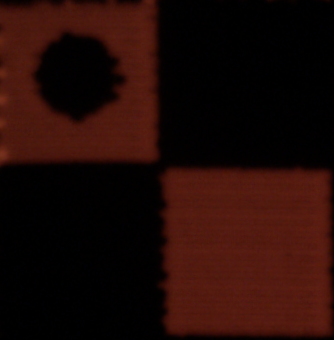
#> input picture alignment_templates/alignment_A.tif, 334 x 340 px, found by its file name
$ python colorimetric_detect_tif.py
#> lines starting #> are read from the running program, lines starting #| are printed output that depends on the picture
### helper_functions.py
import cv2
import numpy as np
import math
import copy


def cropImage(cropMe, y_min, y_max, x_min, x_max):
    '''
    This function simply crops the image that we are working with into the specified
    dimensions that we have hard coded: 2540 x 2400 -> width x height

    cropMe[1200:3600, 560:3100]

    :param cropMe: image to be cropped
    :param y_min: lower y bound (actually the top of the image, because Y axis is reversed)
    :param y_max: upper y bound (actually the bottom of the image, because Y axis is reversed)
    :param x_min: lower x bound
    :param x_max: upper x bound

    :return:
     params of return statement are in [Y, X] cropping ranges
    '''

    return cropMe[y_min:y_max, x_min:x_max]


# [133 lines left out: functions shiftBy, findScaleFactor, rotateAndScale, findAngle, not called in this run]


def alignImage(image, image_name, correct_distance_from_A_to_B, correct_alignmarker_A_coordinates, template_dictionary):
    '''
    This function combines the shiftBy function and the rotateImage function into one.
    Essentially places our image on our predetermined grid. First it rotates the image (using avg angle between A-B & C-D),
    and then it finds the new coordinates for Alignment Marker A. Using these new coordinates,
    it shifts the entire image such that the new Alignment Marker A coordinates are in the spot we want them to be.

    FOR THIS SETUP, WE WANT ALIGNMENT MARKER A TO BE ON correct COORDINATES
    For example, in tiff image version, we want alignment marker A at: -> (591, 528)
    This value is a constant up top named ALIGNMENT_MARKER_A_MAP_LOCATION^

    :param image: image to be aligned

    :param image_name: this is the name of the image, for example: an example image name might be -> myimage.tif
        We use this just to print out which image was bad if a image is rotated more than
        the threshold specified below(typically 45 degrees)

    :param correct_distance_from_A_to_B: This is what the distance SHOULD be between A & B.
        We use this to find the scaling factor in order to improve our accuracy and reliability.

    :param correct_alignmarker_A_coordinates: This is where Alignment marker A SHOULD be.
        We use this in order to know how much to shift the image by
        THis should be in the format of (x, y)

    :param template_dictionary: This is the dictionary that basically translates which alignment marker we are
     trying to match with its file name in our local repository.
     An example template dictionary might be as shown below:

     template_dictionary = {
        'template_A': 'alignment_A.tif',
        'template_B': 'alignment_B.tif',
        'template_C': 'alignment_C.tif',
        'template_D': 'alignment_D.tif'
    }

    :return: shifted and rotated image
    '''


    ############## Preparing to rotate and scale the image
    alignA = matchTemplate(image, template_dictionary, "template_A")
    alignB = matchTemplate(image, template_dictionary, "template_B")
    alignC = matchTemplate(image, template_dictionary, "template_C")
    alignD = matchTemplate(image, template_dictionary, "template_D")

    angle1 = findAngle(alignA, alignB)
    angle2 = findAngle(alignC, alignD)
    avg_angle = (angle1 + angle2)/2

    scaleFactor1 = findScaleFactor(alignA, alignB, correct_distance_from_A_to_B)
    scaleFactor2 = findScaleFactor(alignC, alignD, correct_distance_from_A_to_B)
    avg_scale_factor = (scaleFactor1 + scaleFactor2)/2
    #print(avg_scale_factor)


    ############## Basically used as a threshold, given that the test is inserted correctly,
    # it should never be larger than 45 degrees
    if abs(avg_angle) > 45:
        print(image_name + ' is a bad image, it was rotated ' + str(avg_angle) + ' degrees, unexpected amount')


    ########### Actually rotates image
    rotated_image = rotateAndScale(image, avg_scale_factor, avg_angle)


    ############### Shifts the image
    new_alignA = matchTemplate(rotated_image, template_dictionary, "template_A")
    alignAX = new_alignA[0]
    alignAY = new_alignA[1]
    shiftBy_x = correct_alignmarker_A_coordinates[0] - alignAX
    shiftBy_y = correct_alignmarker_A_coordinates[1] - alignAY

    shifted_and_rotated = shiftBy(shiftBy_x, shiftBy_y, rotated_image)


    return shifted_and_rotated


def matchTemplate(image, template_dictionary, template):
    '''
    This function finds the alignment markers which our program uses to correctly orient the image to our grid
    If we changed our template to another value(added new template, modified old one, etc), we would simply add the
    option to our dictionary and then add the image to our alignment_templates directory.

    This function partitions the image into two sections: the right side and the left side
    This is in order to not confuse the templates (mainly due to the fact that alignment marker B & C are identical)

    :param image: image to match template to
    :param template: input option to determine the template to use
    :return:
    '''


    if template == 'template_A' or template == 'template_C':
        partition = 'A'
    else:
        partition = 'B'


    # Reads the template image from the alignment_templates directory
    template = cv2.imread('alignment_templates/' + template_dictionary[template], cv2.IMREAD_GRAYSCALE)
    gray_image = cv2.cvtColor(image, cv2.COLOR_BGR2GRAY)


    ######### Partitioning of image
    gray_width, gray_height = gray_image.shape[::-1]
    gray_half_width = gray_width//2 #Note the double '/' for making sure our result is an integer

    if partition == 'B':
        # We are going to look at the right partition
        gray_image = gray_image[0:gray_height,gray_half_width:gray_width]
    elif partition == 'A':
        # We are going to look at the left partition
        gray_image = gray_image[0:gray_height, 0:gray_half_width]


    ########## Actually completing template match
    w,h = template.shape[::-1]
    result = cv2.matchTemplate(gray_image, template, cv2.TM_CCOEFF_NORMED)


    ##########This section calculates the midpoint of the square that the template matched to
    min_val, max_val, min_loc, max_loc = cv2.minMaxLoc(result)
    top_left = max_loc
    bottom_right = (top_left[0] + w, top_left[1] + h)
    deltaX = bottom_right[0] - top_left[0]
    deltaY = bottom_right[1] - top_left[1]
    midXPoint = top_left[0] + deltaX//2
    midYPoint = top_left[1] + deltaY//2


    #We run this if we were looking at the right side of the image
    #This is because the midpoint for X would be relative to the cropped image we fed into the template matcher
    # However, we have to add 1225 (or whatever half the width of gray_image is) back to get the
    # x value with respect to the entire image
    if partition == 'B':
        midXPoint = midXPoint + gray_half_width

    return (midXPoint, midYPoint)


# [128 lines left out: functions create_circular_mask, findAverageLightIntensity, drawCirclesAndLabels, makeEven, best_guess_boundaries, not called in this run]

### colorimetric_detect_tif.py
'''
HOW THIS PROGRAM WORKS ON A HIGH LEVEL:
1. First it crops the image to our specified dimensions, to which right now it is set to 2540x2400 -> width x height
2. Then it uses template matching in order to find the top two alignment markers, and using the points
of the alignment markers, it rotates the image and scales the image if found necessary.
3. Then it shifts the image to where the first alignment marker, Alignment Marker A, is at the spot we
need it to be now that the image is upright and oriented correctly. In our case, we want that alignment
marker A to be at the point (591, 528). Once the image is aligned, we then know where the other points are
because of the predefined grid that we made.
4. Once the image is aligned, we make a mask for each individual circle, and multiply (element-wise) it by the original
image to create a new image that outside of the mask, it is completely black (matrix value of 0) We calculate
the average light intensity by taking the sum of the image value (inside the mask, the values will remain
their original values) divided by the sum of the mask
(this is essentially just the area of the circle because inside the mask,
there are only 1's and outside it there are only 0's)
5. We repeat this process for every image in the directory the user specifies, which houses all
 our images that need analysis. As long as our directory specified is inside the datasets directory,
 it will work as expected


 VERY IMPORTANT NOTE: to change the map we have, and make
 the program still work, the only things that should be changed should be one of the following:

    1. pointMap
    2. template_dictionary
    3. MASK_RADIUS
    4. YMIN_BOUND
    5. YMAX_BOUND
    6. XMIN_BOUND
    7. XMAX_BOUND

By changing these values, we should be able to make our code work with any changes that we want to make.
i.e. If you have a new image that you have to change the cropping to (maybe bc image is way larger or smaller)
    or you want to change the map, changing the values described above should be the only changes
    you make in order to make program still work

'''

import cv2
import numpy as np
import csv
from helper_functions import create_circular_mask, \
    findAverageLightIntensity, \
    drawCirclesAndLabels, \
    cropImage,\
    alignImage, \
    best_guess_boundaries

#This is for reading the images that are in the fluorescent/ directory
from os import listdir, mkdir
from os.path import isfile, join, isdir


#### THIS PART IS ESSENTIAL, THIS IS OUR SPOT MAP THAT OUR ENTIRE PROGRAM IS BASED ON
pointMap = {
    'A': (591, 528),
    'B': (1949, 528),
    'C': (591, 1872),
    'D': (1949, 1872),
    '1': (1100, 700),
    '2': (1430, 700),
    '3': (763, 1030),
    '4': (1100, 1025),
    '5': (1430, 1025),
    '6': (1770, 1032),
    '7': (763, 1365),
    '8': (1100, 1360),
    '9': (1430, 1360),
    '10': (1770, 1360),
    '11': (1100, 1695),
    '12': (1430, 1695),
    '13': (1265, 1192)
}


#Note: if you change this, only change the file name of
# the template, dont change the keys of this dictionary
# e.g. Do not change 'template_A'
template_dictionary = {
    'template_A': 'alignment_A_color.tif',
    'template_B': 'alignment_B_color.tif',
    'template_C': 'alignment_C_color.tif',
    'template_D': 'alignment_D_color.tif'
}


# CONSTANTS
MASK_RADIUS = 55
ALIGNMENT_MARKER_A_MAP_LOCATION = pointMap['A']
ALIGNMENT_MARKER_B_MAP_LOCATION = pointMap['B']
DISTANCE_FROM_A_TO_B = ALIGNMENT_MARKER_B_MAP_LOCATION[0] - ALIGNMENT_MARKER_A_MAP_LOCATION[0]
NUMBER_OF_SPOTS = 13

#CROP IMAGE DIMENSIONS CONSTANTS
YMIN_BOUND = 951
YMAX_BOUND = 3796
XMIN_BOUND = 382
XMAX_BOUND = 3212


def findAllCircleAveragesFor(imagePath, image_name, displayCirclesBool):
    '''
    :param imagePath: the image path for the image that we are going to find all the averages for
    :param image_name: This is the name of the image that we are going to find all the averages for
    :param displayCirclesBool: Determines if the images will be displayed on the screen, or saved to a file

        True: The images will be output to the screen

        False: The images will be saved to a directory named "processed" inside
        the directory the user specified at the beginning


    :return:
    '''


    ##### This output array will be returned and will be a row in the csv file
    output = []
    output.append(image_name)


    #### Crops image and aligns it to our grid
    full_image_path = imagePath + image_name
    image = cv2.imread(full_image_path)
    image = cropImage(image, YMIN_BOUND, YMAX_BOUND, XMIN_BOUND, XMAX_BOUND)
    aligned_image = alignImage(image, image_name, DISTANCE_FROM_A_TO_B, ALIGNMENT_MARKER_A_MAP_LOCATION, template_dictionary)

    ##So that we can create a new image name with _processed appended to it
    image_name = image_name.split('.')[0]


    #### Either displays the result images on the screen or saves them to directory inside calling directory
    if displayCirclesBool == True:
        labeled_image = drawCirclesAndLabels(aligned_image, pointMap, MASK_RADIUS)
        cv2.imshow("Labeled Circles for " + image_name, labeled_image)

    else:
        labeled_image = drawCirclesAndLabels(aligned_image, pointMap, MASK_RADIUS)
        if not isdir(imagePath + 'processed/'):
            mkdir(imagePath + 'processed/')
        cv2.imwrite(imagePath + 'processed/' + image_name + '_processed.tif', labeled_image)


    ## Grayscale the image to begin masking process
    aligned_image = cv2.cvtColor(aligned_image, cv2.COLOR_BGR2GRAY)
    h, w = aligned_image.shape[:2]

    for key, value in pointMap.items():

        #We do not need to print the average intensity for the alignment markers
        if key not in ['A', 'B', 'C', 'D']:

            radius_of_mask = MASK_RADIUS
            centerPoint = value
            mask = create_circular_mask(h, w, centerPoint, radius_of_mask)
            maskedImage = np.multiply(aligned_image, mask)

            averageIntensity = findAverageLightIntensity(maskedImage, mask)
            output.append(averageIntensity)


    #Prints the path for the image that was just processed
    print("Finished Processing: " + full_image_path)

    return output


def averagesOfAllImages(displayCirclesBool = False):
    '''

    This function simply runs the findAllCircleAveragesFor every image in our list.

    The list is compiled by first prompting the user for the name of the directory they would like to run a test on.
    It then finds all the tif images inside of that directory and adds them to the list.

    NOTE: THE REPOSITORY THE USER ENTERS MUST BE INSIDE 'datasets' DIRECTORY.

    For each image, once it receives the intensity of each spot, it takes the information
    and writes it to a csv file inside of the user-specified directory.

    E.g. Say that we have a directory named 'tiff-conv1' inside the 'datasets' directory
        Once the processing is done, inside 'datasets/tiff-conv1' there will be a csv file named 'tiff-conv1.csv'
        containing all the informatino that we found


    :param displayCirclesBool:
    :return:
    '''


    #### User specified test directory
    test_directory_name = input('Enter directory to test(must be inside of datasets directory, do not include path in name): ')
    if test_directory_name[-1] != '/':
        test_directory_name += '/'
    test_directory_path= 'datasets/' + test_directory_name


    ##Asserting that the directory input by user is valid and has images ending with .tif inside of it
    assert(isdir(test_directory_path)), "Error: Invalid directory"
    imageList = [f for f in listdir(test_directory_path) if (isfile(join(test_directory_path, f))) and f.endswith('.tif')]
    assert (len(imageList) > 0), "Error: No tiff images were found, please check the directory"


    imageList = sorted(imageList)
    print(str(len(imageList)) + ' images imported...')


    ##### Writes data acquired from list to our csv file
    i = 0
    matrix = np.ones(NUMBER_OF_SPOTS + 1)
    for image in imageList:
        if i == 0:
            matrix = [findAllCircleAveragesFor(test_directory_path, image, displayCirclesBool)]
            i += 1
            continue
        matrix = np.vstack([matrix,findAllCircleAveragesFor(test_directory_path, image, displayCirclesBool)])
        i += 1
    if not isdir(test_directory_path + 'csv/'):
        mkdir(test_directory_path + 'csv/')
    with open(test_directory_path + 'csv/' + test_directory_name[:-1] + '.csv', 'w+', newline='') as f:
        writer = csv.writer(f, delimiter = ',')
        writer.writerows(matrix)


def main():

    #Change to true to display images with circles drawn on
    averagesOfAllImages(False)
#> the answer given: alignment_templates
#> in findAllCircleAveragesFor, image is the input picture: shape (340, 334, 3); mean B, G, R 6.3, 10.4, 34.1
#> in findAllCircleAveragesFor, `image = cropImage(image, YMIN_BOUND, YMAX_BOUND, XMIN_BOUND, XMAX_BOUND)`: image = empty array
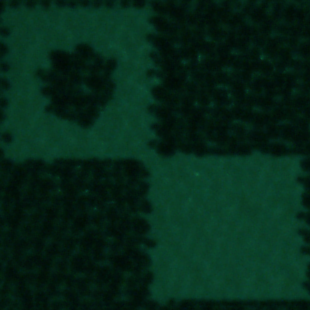
#> input picture alignment_templates/alignment_A_color.tif, 310 x 310 px
#> in matchTemplate, `template = cv2.imread('alignment_templates/' + template_dictionary[tem..`:
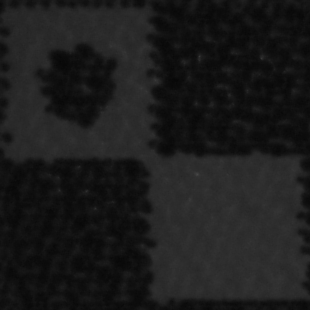
#> template: shape (310, 310); min 6, max 71, mean 27.7

    #best_guess_boundaries("colorimetric_tiff/20200526_180412.tif", template_dictionary)


    cv2.waitKey(0)
    cv2.destroyAllWindows()

if __name__ == '__main__':
#> (the run stopped early here; a loop or call above may not have finished)
